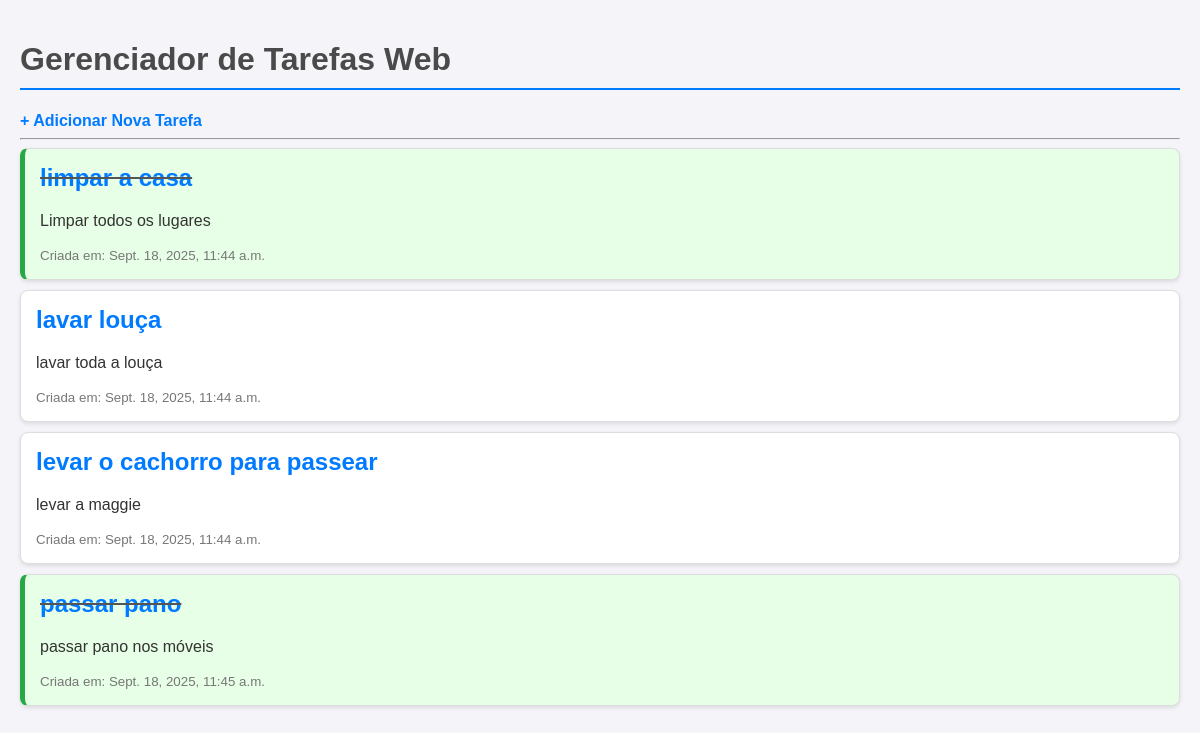
The page /tarefas/ on the database as committed earlier.
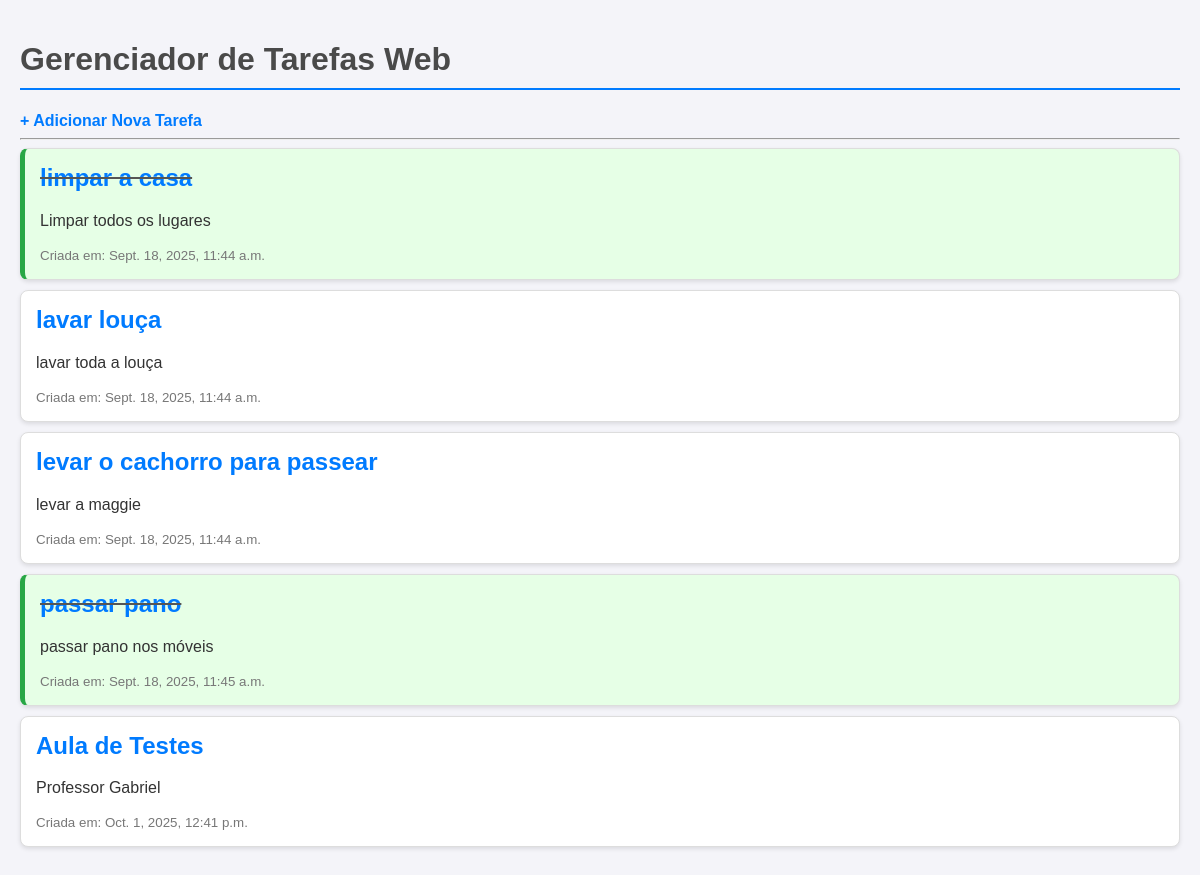
The same page on the database as committed later.
### tarefas/models.py (models this page shows, shortened)
class Tarefa(models.Model):
    titulo = models.CharField(max_length=200)
    descricao = models.TextField(blank=True, null=True)
    data_criacao = models.DateTimeField(auto_now_add=True)
    concluida = models.BooleanField(default=False)
    projeto = models.ForeignKey(Projeto, on_delete=models.CASCADE, null=True, blank=True)

### tarefas/views.py (the view)
# urls.py: path('', views.listar_tarefas, name='lista_tarefas'),
def listar_tarefas(request):
    tarefas_salvas = Tarefa.objects.all()
    contexto = {
        'minhas_tarefas': tarefas_salvas
    }
    return render(request, 'tarefas/lista.html', contexto)

### tarefas/templates/tarefas/lista.html (shortened to what this page needs)
<!DOCTYPE html>
<html lang="pt-br">
<head>
    {% load static %}
    <link rel="stylesheet" href="{% static 'lista/lista.css' %}">
</head>
<body>
    <h1>Gerenciador de Tarefas Web</h1>
    <a href="{% url 'adicionar_tarefa' %}"><strong>+ Adicionar Nova Tarefa</strong></a>
    <hr>
    {% for tarefa in minhas_tarefas %}
        <div class="tarefa {% if tarefa.concluida %}concluida{% endif %}">
            <h2><a href="{% url 'detalhe_tarefa' tarefa.id %}">{{ tarefa.titulo }}</a></h2>            <p>{{ tarefa.descricao }}</p>
            <small>Criada em: {{ tarefa.data_criacao }}</small>
        </div>
    {% empty %}
        <p>Nenhuma tarefa cadastrada ainda. Adicione algumas no <a href="/admin/">Admin</a>!</p>
    {% endfor %}
</body>
</html>

### tarefas/static/lista/lista.css (style rules this page uses)
body { font-family: sans-serif; background-color: #f4f4f9; color: #333; margin: 0; padding: 20px; }
h1 { color: #4a4a4a; border-bottom: 2px solid #007bff; padding-bottom: 10px; }
.tarefa { background-color: #fff; border: 1px solid #ddd; padding: 15px; margin-bottom: 10px; border-radius: 8px; box-shadow: 0 2px 4px rgba(0,0,0,0.1); }
.tarefa h2 { margin-top: 0; color: #0056b3; }
.tarefa small { color: #777; }
.concluida { background-color: #e6ffe6; border-left: 5px solid #28a745; }
.concluida h2 { text-decoration: line-through; color: #555; }
a { color: #007bff; text-decoration: none; }

Rows that differ between the two databases and show on the page:
added Tarefa: titulo "Aula de Testes", descricao "Professor Gabriel", data_criacao "Oct. 1, 2025, 12:41 p.m."
